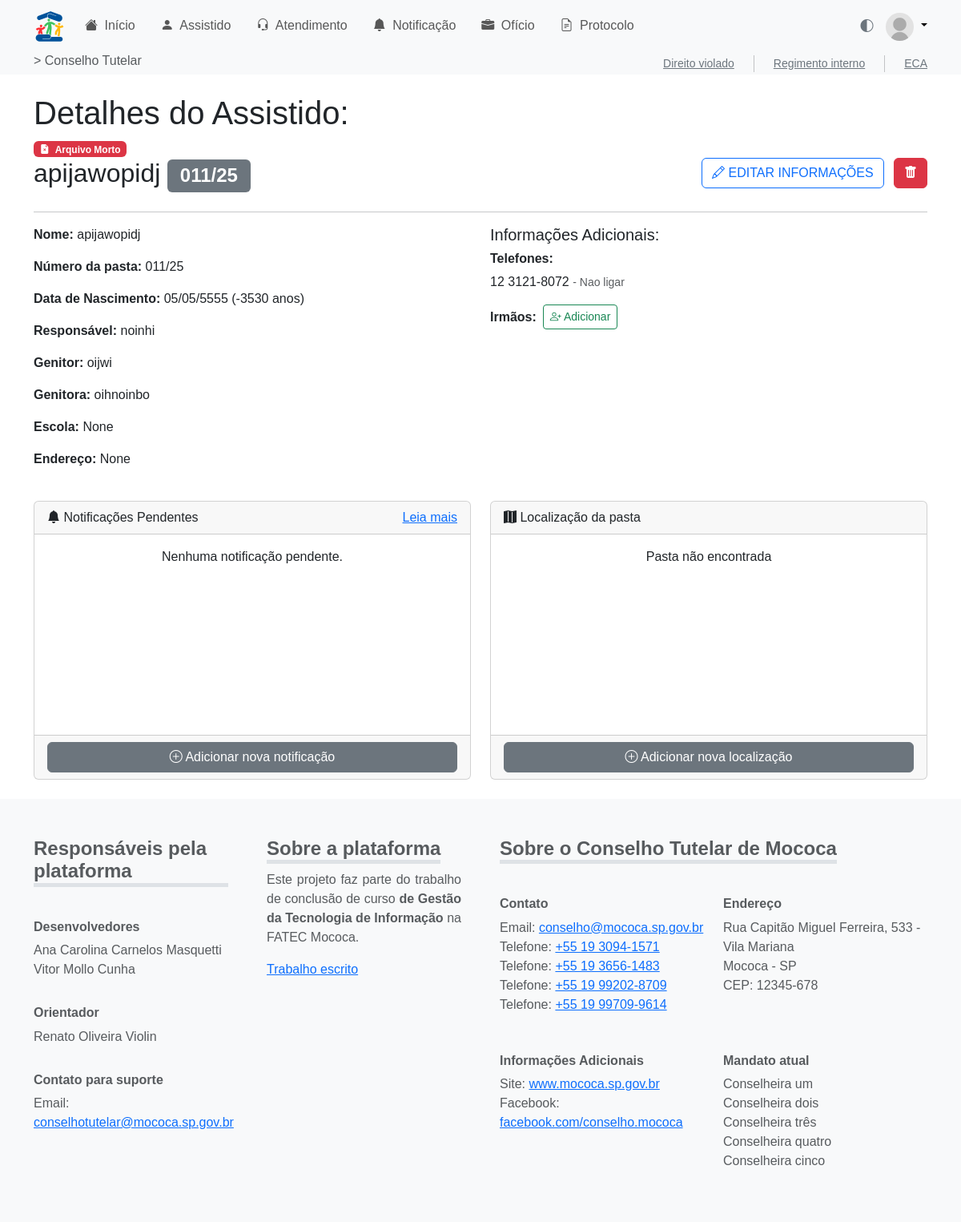
Page /assistido/detalhe/29/ on the committed database.
### assistido/models.py (models this page shows, shortened)
class Assistido(models.Model):
    id_assist = models.AutoField(primary_key=True)
    nmcompleto_assist = models.CharField(max_length=255)
    numero_assist = models.CharField(max_length=50, blank=True, null=True)
    dn_assist = models.DateField(blank=True, null=True)  # Data de nascimento
    nmgenitor_assist = models.CharField(max_length=255, blank=True, null=True)
    nmgenitora_assist = models.CharField(max_length=255, blank=True, null=True)
    DTCADASTRO = models.DateTimeField(auto_now_add=True, verbose_name='Data de Cadastro')
    TIPOS_RESPONSAVEL = [
        ("tio", "Tio"),
        ("tia", "Tia"),
        ("avo", "Avô/Avó"),
        ("primo", "Primo/Prima"),
        ("outro", "Outro"),
    ]
    nmresponsavel_assist = models.CharField(
        max_length=50, choices=TIPOS_RESPONSAVEL, default="outro"
    )
    outro_responsavel = models.CharField(
        max_length=255, blank=True, null=True,
        help_text="Preencher se o tipo do responsável for 'Outro'."
    )
    escola_assist = models.CharField(max_length=255, blank=True, null=True)
    rua_assist = models.CharField(max_length=255, blank=True, null=True)
    bairro_assist = models.CharField(max_length=100, blank=True, null=True)
    cidade_assist = models.CharField(max_length=100, blank=True, null=True)
    numerocasa_assist = models.CharField(max_length=20, blank=True, null=True)
    id_conselheira = models.ForeignKey(
        Conselheira,
        on_delete=models.SET_NULL,
        null=True,
        blank=True,
        related_name='assistidos'
    )
    gestante_assist = models.BooleanField(default=False)
    arquivomorto_assist = models.BooleanField(default=False)
    arquivado_assist = models.BooleanField(default=False)
    filaarquivomorto_assist = models.BooleanField(default=False)
    dtarquivomorto_assist = models.DateField(blank=True, null=True)

class Telefone(models.Model):
    id_telefone = models.AutoField(primary_key=True)
    id_assist = models.ForeignKey(
        Assistido,
        on_delete=models.CASCADE,
        related_name="telefones"
    )
    numero_telefone = models.CharField(max_length=20)
    obs_telefone = models.TextField(blank=True, null=True)

### assistido/views.py (the view)
# urls.py: path('detalhe/<int:id_assist>/', views.detalhe_assistido, name='detalhe'),
def detalhe_assistido(request, id_assist):
    import json
    assistido = get_object_or_404(Assistido, id_assist=id_assist)
    form = AddIrmaoForm(id_assist)
    assistidos_list = [
        {'id': a.id_assist, 'nome': a.nmcompleto_assist}
        for a in form.fields['irmao'].queryset
    ]
    assistidos_json = json.dumps(assistidos_list)
    from assistido.models import Irmaos
    irmaos_1 = Irmaos.objects.filter(id_assist_1=assistido).values_list('id_assist_2', flat=True)
    irmaos_2 = Irmaos.objects.filter(id_assist_2=assistido).values_list('id_assist_1', flat=True)
    irmaos_ids = set(irmaos_1).union(set(irmaos_2))
    irmaos_ids.discard(assistido.id_assist)
    irmaos = Assistido.objects.filter(id_assist__in=irmaos_ids)
    localizadores = assistido.localizadores.all().order_by('-dt_local')
    return render(request, 'assistido/detalhe.html', {
        'assistido': assistido,
        'form': form,
        'assistidos_json': assistidos_json,
        'assistidos_list': assistidos_list,
        'irmaos': irmaos,
        'localizadores': localizadores
    })

### assistido/templatetags/assistido_extras.py (called while the page is built)
@register.filter
def age(value):
    if not value:
        return ''
    today = date.today()
    try:
        return today.year - value.year - ((today.month, today.day) < (value.month, value.day))
    except Exception:
        return ''

@register.filter
def format_telefone(value):
    if not value:
        return ''
    num = re.sub(r'\D', '', value)
    if num.startswith('55'):
        num = num[2:]
    if len(num) == 11:
        return f'{num[0:2]} {num[2:7]}-{num[7:]}'
    elif len(num) == 10:
        return f'{num[0:2]} {num[2:6]}-{num[6:]}'
    elif len(num) == 9:
        return f'{num[0:5]}-{num[5:]}'
    elif len(num) == 8:
        return f'{num[0:4]}-{num[4:]}'
    return value

### assistido/templates/assistido/detalhe.html (shortened to what this page needs)
{% extends 'base.html' %}
{% load assistido_extras %}
{% block content %}
<main class="container my-4">
    <h1>Detalhes do Assistido: </h1>
        <div>
            {% if assistido.arquivomorto_assist %}
                <span class="badge text-bg-danger me-2">
                    <i class="bi bi-file-earmark-x-fill me-1"></i> Arquivo Morto
                </span>
            {% endif %}
        </div>
    <div class="d-flex w-100 justify-content-between align-content-center">
                                <h2>{{ assistido.nmcompleto_assist }} <span class="badge text-bg-secondary">{{ assistido.numero_assist }}/{{ assistido.DTCADASTRO|date:'y' }}</span></h2>
                                <div>
                                    <button class="btn btn-outline-primary text-uppercase" data-bs-toggle="modal" data-bs-target="#modalEditarAssistido">
                                        <i class="bi bi-pencil"></i> Editar Informações
                                    </button>
                                    {% if assistido.arquivomorto_assist %}
                                        <button type="button" class="btn btn-danger ms-2" data-bs-toggle="modal" data-bs-target="#modalDelete{{ assistido.id_assist }}">
                                            <i class="bi bi-trash-fill"></i>
                                        </button>
                                    {% endif %}
                                </div>
    </div>
    <hr>
    <div class="row g-4">
        <div class="col-12 col-md-6">
            <p><strong>Nome:</strong> {{ assistido.nmcompleto_assist }}</p>
            <p><strong>Número da pasta:</strong> {{ assistido.numero_assist }}/{{ assistido.DTCADASTRO|date:'y' }}</p>
            <p><strong>Data de Nascimento:</strong> {{ assistido.dn_assist|date:'d/m/Y' }}{% if assistido.dn_assist %} ({{ assistido.dn_assist|age }} anos){% endif %}</p>
            <p><strong>Responsável:</strong> {{ assistido.nmresponsavel_assist }}{% if assistido.nmresponsavel_assist == 'outro' and assistido.outro_responsavel %} - {{ assistido.outro_responsavel }}{% endif %}</p>
            <p><strong>Genitor:</strong> {{ assistido.nmgenitor_assist }}</p>
            <p><strong>Genitora:</strong> {{ assistido.nmgenitora_assist }}</p>
            <p><strong>Escola:</strong> {{ assistido.escola_assist }}</p>
            <p><strong>Endereço:</strong> {{ assistido.rua_assist }}</p>
        </div>
        <div class="col-12 col-md-6">
            <h5>Informações Adicionais:</h5>
            <h6> <b>Telefones:</b></h6>
            {% for tel in assistido.telefones.all %}
                <p>{{ tel.numero_telefone|format_telefone }}{% if tel.obs_telefone %} <small class="text-muted">- {{ tel.obs_telefone}}</small>{% endif %}</p>
                {% empty %}
                <p class="text-muted">Nenhum telefone cadastrado.</p>
            {% endfor %}
            <div class="d-flex align-items-center mb-2">
                    <h6 class="mb-0 me-2"><b>Irmãos:</b></h6>
                    <button type="button" class="btn btn-sm btn-outline-success" data-bs-toggle="modal" data-bs-target="#addIrmaoModal">
                            <i class="bi bi-person-plus"></i> Adicionar
                    </button>
            </div>
        </div>
        <div class="col-12 col-md-6">
            <div class="card">
                <div class="card-header d-flex align-items-center justify-content-between">
                    <span class="me-2">
                        <i class="bi bi-bell-fill"></i>
                    Notificações Pendentes
                    </span>
                    <span>
                        <a href="">Leia mais</a>
                    </span>
                </div>
                <div class="card-body" style="height: 250px;">
                    <div class="w-100 h-100 overflow-auto">
                        {% if notificacoes %}
                            <ul class="list-group">
                                {% for not in notificacoes %}
                                    <li class="list-group-item">
                                        {{ not }}
                                    </li>
                                {% endfor %}
                            </ul>
                        {% else %}
                            <p class="text-center">Nenhuma notificação pendente.</p>
                        {% endif %}
                    </div>
                </div>
                <div class="card-footer">
                    <button type="button" class="btn btn-secondary w-100">
                        <i class="bi bi-plus-circle"></i> Adicionar nova notificação
                    </button>
                </div>
            </div>
        </div>
        <div class="col-12 col-md-6">
            <div class="card">
                <div class="card-header d-flex align-items-center justify-content-between">
                    <span class="me-2">
                        <i class="bi bi-map-fill"></i>
                    Localização da pasta
                    </span>
                </div>
                <div class="card-body" style="height: 250px;">
                    {% if localizadores %}
                        <div class="w-100 h-100 overflow-auto">
                            <table class="table table-hover">
                                <thead>
                                    <tr>
                                        <th>Data</th>
                                        <th>Localização</th>
                                    </tr>
                                </thead>
                                <tbody>
                                    {% for loc in localizadores %}
                                        <tr>
                                            <td>{{ loc.dt_local|date:'d/m/Y' }}</td>
                                            <td>{{ loc.destino_local }}</td>
                                        </tr>
                                    {% endfor %}
                                </tbody>
                            </table>
                        </div>
                    {% else %}
                        <div class="w-100 h-100 d-flex  justify-content-center">
                            <span>Pasta não encontrada</span>
                        </div>
                    {% endif %}
                </div>
                <div class="card-footer">
                    <button type="button" class="btn btn-secondary w-100" data-bs-toggle="modal" data-bs-target="#addLocalModal">
                        <i class="bi bi-plus-circle"></i> Adicionar nova localização
                    </button>
                </div>
            </div>
        </div>
    </div>
</main>
{% endblock %}

### static/css/main.css (style rules this page uses)
html,body { height: 100%; }

### static/css/custom.css (style rules this page uses)
:root { --bs-body-font-family: 'Nunito Sans', sans-serif !important; }
:root { --bs-primary: #00539b !important; --bs-primary-rgb: 0, 83, 155 !important; }
[data-bs-theme="light"] { --bs-primary: #00539b !important; --bs-body-bg: #ffffff; }

### rows in the picture
Assistido: nmcompleto_assist "apijawopidj", numero_assist "011", DTCADASTRO "25", dn_assist "05/05/5555", dn_assist|age "-3530", nmresponsavel_assist "noinhi", nmgenitor_assist "oijwi", nmgenitora_assist "oihnoinbo", escola_assist "None", rua_assist "None"
Telefone: numero_telefone "12 3121-8072", obs_telefone "Nao ligar"
